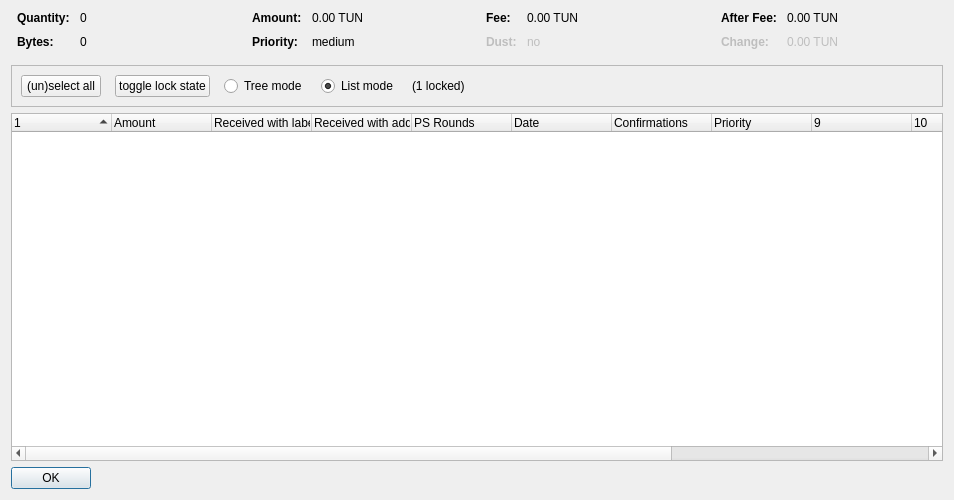
<?xml version="1.0" encoding="UTF-8"?>
<ui version="4.0">
 <class>CoinControlDialog</class>
 <widget class="QDialog" name="CoinControlDialog">
  <property name="geometry">
   <rect>
    <x>0</x>
    <y>0</y>
    <width>954</width>
    <height>500</height>
   </rect>
  </property>
  <property name="windowTitle">
   <string>Coin Selection</string>
  </property>
  <layout class="QVBoxLayout" name="verticalLayout">
   <item>
    <layout class="QHBoxLayout" name="horizontalLayoutTop" stretch="0,0,0,0">
     <property name="topMargin">
      <number>0</number>
     </property>
     <property name="bottomMargin">
      <number>10</number>
     </property>
     <item>
      <layout class="QFormLayout" name="formLayoutCoinControl1">
       <property name="horizontalSpacing">
        <number>10</number>
       </property>
       <property name="verticalSpacing">
        <number>10</number>
       </property>
       <property name="leftMargin">
        <number>6</number>
       </property>
       <property name="rightMargin">
        <number>6</number>
       </property>
       <item row="0" column="0">
        <widget class="QLabel" name="labelCoinControlQuantityText">
         <property name="font">
          <font>
           <weight>75</weight>
           <bold>true</bold>
          </font>
         </property>
         <property name="text">
          <string>Quantity:</string>
         </property>
        </widget>
       </item>
       <item row="0" column="1">
        <widget class="QLabel" name="labelCoinControlQuantity">
         <property name="cursor">
          <cursorShape>IBeamCursor</cursorShape>
         </property>
         <property name="contextMenuPolicy">
          <enum>Qt::ActionsContextMenu</enum>
         </property>
         <property name="text">
          <string notr="true">0</string>
         </property>
         <property name="textInteractionFlags">
          <set>Qt::LinksAccessibleByMouse|Qt::TextSelectableByKeyboard|Qt::TextSelectableByMouse</set>
         </property>
        </widget>
       </item>
       <item row="1" column="0">
        <widget class="QLabel" name="labelCoinControlBytesText">
         <property name="font">
          <font>
           <weight>75</weight>
           <bold>true</bold>
          </font>
         </property>
         <property name="text">
          <string>Bytes:</string>
         </property>
        </widget>
       </item>
       <item row="1" column="1">
        <widget class="QLabel" name="labelCoinControlBytes">
         <property name="cursor">
          <cursorShape>IBeamCursor</cursorShape>
         </property>
         <property name="contextMenuPolicy">
          <enum>Qt::ActionsContextMenu</enum>
         </property>
         <property name="text">
          <string notr="true">0</string>
         </property>
         <property name="textInteractionFlags">
          <set>Qt::LinksAccessibleByMouse|Qt::TextSelectableByKeyboard|Qt::TextSelectableByMouse</set>
         </property>
        </widget>
       </item>
      </layout>
     </item>
     <item>
      <layout class="QFormLayout" name="formLayoutCoinControl2">
       <property name="horizontalSpacing">
        <number>10</number>
       </property>
       <property name="verticalSpacing">
        <number>10</number>
       </property>
       <property name="leftMargin">
        <number>6</number>
       </property>
       <property name="rightMargin">
        <number>6</number>
       </property>
       <item row="0" column="0">
        <widget class="QLabel" name="labelCoinControlAmountText">
         <property name="font">
          <font>
           <weight>75</weight>
           <bold>true</bold>
          </font>
         </property>
         <property name="text">
          <string>Amount:</string>
         </property>
        </widget>
       </item>
       <item row="0" column="1">
        <widget class="QLabel" name="labelCoinControlAmount">
         <property name="cursor">
          <cursorShape>IBeamCursor</cursorShape>
         </property>
         <property name="contextMenuPolicy">
          <enum>Qt::ActionsContextMenu</enum>
         </property>
         <property name="text">
          <string notr="true">0.00 TUN</string>
         </property>
         <property name="textInteractionFlags">
          <set>Qt::LinksAccessibleByMouse|Qt::TextSelectableByKeyboard|Qt::TextSelectableByMouse</set>
         </property>
        </widget>
       </item>
       <item row="1" column="0">
        <widget class="QLabel" name="labelCoinControlPriorityText">
         <property name="font">
          <font>
           <weight>75</weight>
           <bold>true</bold>
          </font>
         </property>
         <property name="text">
          <string>Priority:</string>
         </property>
        </widget>
       </item>
       <item row="1" column="1">
        <widget class="QLabel" name="labelCoinControlPriority">
         <property name="cursor">
          <cursorShape>IBeamCursor</cursorShape>
         </property>
         <property name="contextMenuPolicy">
          <enum>Qt::ActionsContextMenu</enum>
         </property>
         <property name="text">
          <string>medium</string>
         </property>
         <property name="textInteractionFlags">
          <set>Qt::LinksAccessibleByMouse|Qt::TextSelectableByKeyboard|Qt::TextSelectableByMouse</set>
         </property>
        </widget>
       </item>
      </layout>
     </item>
     <item>
      <layout class="QFormLayout" name="formLayoutCoinControl3">
       <property name="horizontalSpacing">
        <number>10</number>
       </property>
       <property name="verticalSpacing">
        <number>10</number>
       </property>
       <property name="leftMargin">
        <number>6</number>
       </property>
       <property name="rightMargin">
        <number>6</number>
       </property>
       <item row="0" column="0">
        <widget class="QLabel" name="labelCoinControlFeeText">
         <property name="font">
          <font>
           <weight>75</weight>
           <bold>true</bold>
          </font>
         </property>
         <property name="text">
          <string>Fee:</string>
         </property>
        </widget>
       </item>
       <item row="0" column="1">
        <widget class="QLabel" name="labelCoinControlFee">
         <property name="cursor">
          <cursorShape>IBeamCursor</cursorShape>
         </property>
         <property name="contextMenuPolicy">
          <enum>Qt::ActionsContextMenu</enum>
         </property>
         <property name="text">
          <string notr="true">0.00 TUN</string>
         </property>
         <property name="textInteractionFlags">
          <set>Qt::LinksAccessibleByMouse|Qt::TextSelectableByKeyboard|Qt::TextSelectableByMouse</set>
         </property>
        </widget>
       </item>
       <item row="1" column="0">
        <widget class="QLabel" name="labelCoinControlLowOutputText">
         <property name="enabled">
          <bool>false</bool>
         </property>
         <property name="font">
          <font>
           <weight>75</weight>
           <bold>true</bold>
          </font>
         </property>
         <property name="text">
          <string>Dust:</string>
         </property>
        </widget>
       </item>
       <item row="1" column="1">
        <widget class="QLabel" name="labelCoinControlLowOutput">
         <property name="enabled">
          <bool>false</bool>
         </property>
         <property name="cursor">
          <cursorShape>IBeamCursor</cursorShape>
         </property>
         <property name="contextMenuPolicy">
          <enum>Qt::ActionsContextMenu</enum>
         </property>
         <property name="text">
          <string>no</string>
         </property>
         <property name="textInteractionFlags">
          <set>Qt::LinksAccessibleByMouse|Qt::TextSelectableByKeyboard|Qt::TextSelectableByMouse</set>
         </property>
        </widget>
       </item>
      </layout>
     </item>
     <item>
      <layout class="QFormLayout" name="formLayoutCoinControl4">
       <property name="horizontalSpacing">
        <number>10</number>
       </property>
       <property name="verticalSpacing">
        <number>10</number>
       </property>
       <property name="leftMargin">
        <number>6</number>
       </property>
       <property name="rightMargin">
        <number>6</number>
       </property>
       <item row="0" column="0">
        <widget class="QLabel" name="labelCoinControlAfterFeeText">
         <property name="font">
          <font>
           <weight>75</weight>
           <bold>true</bold>
          </font>
         </property>
         <property name="text">
          <string>After Fee:</string>
         </property>
        </widget>
       </item>
       <item row="0" column="1">
        <widget class="QLabel" name="labelCoinControlAfterFee">
         <property name="cursor">
          <cursorShape>IBeamCursor</cursorShape>
         </property>
         <property name="contextMenuPolicy">
          <enum>Qt::ActionsContextMenu</enum>
         </property>
         <property name="text">
          <string notr="true">0.00 TUN</string>
         </property>
         <property name="textInteractionFlags">
          <set>Qt::LinksAccessibleByMouse|Qt::TextSelectableByKeyboard|Qt::TextSelectableByMouse</set>
         </property>
        </widget>
       </item>
       <item row="1" column="0">
        <widget class="QLabel" name="labelCoinControlChangeText">
         <property name="enabled">
          <bool>false</bool>
         </property>
         <property name="font">
          <font>
           <weight>75</weight>
           <bold>true</bold>
          </font>
         </property>
         <property name="text">
          <string>Change:</string>
         </property>
        </widget>
       </item>
       <item row="1" column="1">
        <widget class="QLabel" name="labelCoinControlChange">
         <property name="enabled">
          <bool>false</bool>
         </property>
         <property name="cursor">
          <cursorShape>IBeamCursor</cursorShape>
         </property>
         <property name="contextMenuPolicy">
          <enum>Qt::ActionsContextMenu</enum>
         </property>
         <property name="text">
          <string notr="true">0.00 TUN</string>
         </property>
         <property name="textInteractionFlags">
          <set>Qt::LinksAccessibleByMouse|Qt::TextSelectableByKeyboard|Qt::TextSelectableByMouse</set>
         </property>
        </widget>
       </item>
      </layout>
     </item>
    </layout>
   </item>
   <item>
    <widget class="QFrame" name="frame">
     <property name="minimumSize">
      <size>
       <width>0</width>
       <height>40</height>
      </size>
     </property>
     <property name="frameShape">
      <enum>QFrame::StyledPanel</enum>
     </property>
     <property name="frameShadow">
      <enum>QFrame::Sunken</enum>
     </property>
     <layout class="QHBoxLayout" name="horizontalLayout">
      <item>
       <layout class="QHBoxLayout" name="horizontalLayoutPanel" stretch="0,0,0,0,0,0">
        <property name="spacing">
         <number>14</number>
        </property>
        <item>
         <widget class="QPushButton" name="pushButtonSelectAll">
          <property name="sizePolicy">
           <sizepolicy hsizetype="Maximum" vsizetype="Fixed">
            <horstretch>0</horstretch>
            <verstretch>0</verstretch>
           </sizepolicy>
          </property>
          <property name="text">
           <string>(un)select all</string>
          </property>
          <property name="autoDefault">
           <bool>false</bool>
          </property>
         </widget>
        </item>
        <item>
         <widget class="QPushButton" name="pushButtonToggleLock">
          <property name="sizePolicy">
           <sizepolicy hsizetype="Maximum" vsizetype="Fixed">
            <horstretch>0</horstretch>
            <verstretch>0</verstretch>
           </sizepolicy>
          </property>
          <property name="text">
           <string>toggle lock state</string>
          </property>
          <property name="autoDefault">
           <bool>false</bool>
          </property>
         </widget>
        </item>
        <item>
         <widget class="QRadioButton" name="radioTreeMode">
          <property name="sizePolicy">
           <sizepolicy hsizetype="Maximum" vsizetype="Fixed">
            <horstretch>0</horstretch>
            <verstretch>0</verstretch>
           </sizepolicy>
          </property>
          <property name="text">
           <string>Tree mode</string>
          </property>
         </widget>
        </item>
        <item>
         <widget class="QRadioButton" name="radioListMode">
          <property name="sizePolicy">
           <sizepolicy hsizetype="Maximum" vsizetype="Fixed">
            <horstretch>0</horstretch>
            <verstretch>0</verstretch>
           </sizepolicy>
          </property>
          <property name="text">
           <string>List mode</string>
          </property>
          <property name="checked">
           <bool>true</bool>
          </property>
         </widget>
        </item>
        <item>
         <widget class="QLabel" name="labelLocked">
          <property name="text">
           <string>(1 locked)</string>
          </property>
         </widget>
        </item>
        <item>
         <spacer name="horizontalSpacer">
          <property name="orientation">
           <enum>Qt::Horizontal</enum>
          </property>
          <property name="sizeHint" stdset="0">
           <size>
            <width>40</width>
            <height>20</height>
           </size>
          </property>
         </spacer>
        </item>
       </layout>
      </item>
     </layout>
    </widget>
   </item>
   <item>
    <widget class="CoinControlTreeWidget" name="treeWidget">
     <property name="contextMenuPolicy">
      <enum>Qt::CustomContextMenu</enum>
     </property>
     <property name="sortingEnabled">
      <bool>false</bool>
     </property>
     <property name="columnCount">
      <number>13</number>
     </property>
     <attribute name="headerShowSortIndicator" stdset="0">
      <bool>true</bool>
     </attribute>
     <attribute name="headerStretchLastSection">
      <bool>false</bool>
     </attribute>
     <column>
      <property name="text">
       <string/>
      </property>
     </column>
     <column>
      <property name="text">
       <string>Amount</string>
      </property>
     </column>
     <column>
      <property name="text">
       <string>Received with label</string>
      </property>
     </column>
     <column>
      <property name="text">
       <string>Received with address</string>
      </property>
     </column>
     <column>
      <property name="text">
       <string>PS Rounds</string>
      </property>
     </column>
     <column>
      <property name="text">
       <string>Date</string>
      </property>
     </column>
     <column>
      <property name="text">
       <string>Confirmations</string>
      </property>
      <property name="toolTip">
       <string>Confirmed</string>
      </property>
     </column>
     <column>
      <property name="text">
       <string>Priority</string>
      </property>
     </column>
     <column>
      <property name="text">
       <string/>
      </property>
     </column>
     <column>
      <property name="text">
       <string/>
      </property>
     </column>
     <column>
      <property name="text">
       <string/>
      </property>
     </column>
     <column>
      <property name="text">
       <string/>
      </property>
     </column>
     <column>
      <property name="text">
       <string/>
      </property>
     </column>
    </widget>
   </item>
   <item>
    <widget class="QDialogButtonBox" name="buttonBox">
     <property name="sizePolicy">
      <sizepolicy hsizetype="Maximum" vsizetype="Fixed">
       <horstretch>0</horstretch>
       <verstretch>0</verstretch>
      </sizepolicy>
     </property>
     <property name="orientation">
      <enum>Qt::Horizontal</enum>
     </property>
     <property name="standardButtons">
      <set>QDialogButtonBox::Ok</set>
     </property>
    </widget>
   </item>
  </layout>
 </widget>
 <customwidgets>
  <customwidget>
   <class>CoinControlTreeWidget</class>
   <extends>QTreeWidget</extends>
   <header>coincontroltreewidget.h</header>
  </customwidget>
 </customwidgets>
 <resources/>
 <connections/>
</ui>
